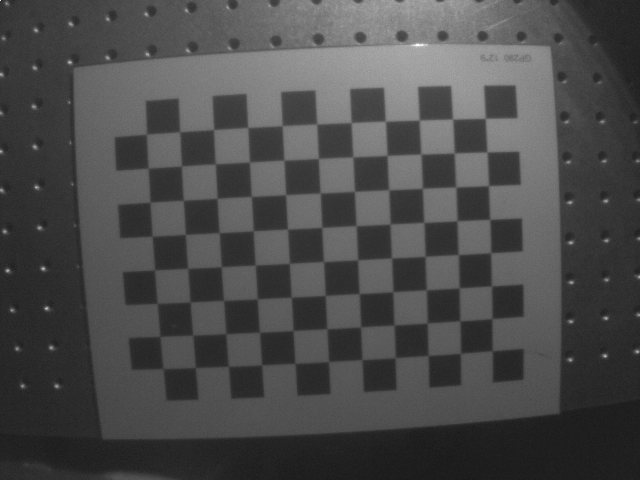
#> input picture IR_camera_calib_img/100000.png, 640 x 480 px; its folder holds only this picture in this run
$ python Camera_correction.py
#> lines starting #> are read from the running program, lines starting #| are printed output that depends on the picture; after the words box and inside, x2 and y2 are one past the last pixel; in counts of white or black regions, pixels touching at a corner belong together; long printed decimals are rounded
# -*- coding: utf-8 -*-
"""
Homework: Calibrate the Camera with ZhangZhengyou Method.
Picture File Folder: ".\pic\IR_camera_calib_img", With Distort.

By YouZhiyuan 2019.11.18
"""

import os
import numpy as np
import cv2
import glob


def calib(inter_corner_shape, size_per_grid, img_dir,img_type):  # 角点 ，像素大小 ，图像，类型
    # criteria: only for subpix calibration, which is not used here.
    # criteria = (cv2.TERM_CRITERIA_EPS + cv2.TERM_CRITERIA_MAX_ITER, 30, 0.001)
#> called with inter_corner_shape = (11, 8), size_per_grid = 0.02, img_dir = '.\\pic\\IR_camera_calib_img', img_type = 'png'
    w,h = inter_corner_shape
    # cp_int: corner point in int form, save the coordinate of corner points in world sapce in 'int' form
    # like (0,0,0), (1,0,0), (2,0,0) ....,(10,7,0).
    cp_int = np.zeros((w*h,3), np.float32)
    cp_int[:,:2] = np.mgrid[0:w,0:h].T.reshape(-1,2)
    # cp_world: corner point in world space, save the coordinate of corner points in world space.
    cp_world = cp_int*size_per_grid

    obj_points = [] # the points in world space
    img_points = [] # the points in image space (relevant to obj_points)
    images = glob.glob(img_dir + os.sep + '**.' + img_type)
    for fname in images:
        img = cv2.imread(fname)
#> img is the input picture: shape (480, 640, 3); min 21, max 255, mean 74.8
        gray_img = cv2.cvtColor(img,cv2.COLOR_BGR2GRAY)

        # find the corners, cp_img: corner points in pixel space.
        ret, cp_img = cv2.findChessboardCorners(gray_img, (w,h), None)
#> ret = True; cp_img = 88 rows, first 8: [492.3, 350.6], [460.6, 353.2], [428.4, 355.3], [395, 357.8], [361.8, 359.5], [328.7, 361.5], [294.8, 363.2], [261.5, 364.6]

        # if ret is True, save.
        if ret == True:
            # cv2.cornerSubPix(gray_img,cp_img,(11,11),(-1,-1),criteria)
            obj_points.append(cp_world)
            img_points.append(cp_img)
            # view the corners  查看角点
            cv2.drawChessboardCorners(img, (w,h), cp_img, ret)
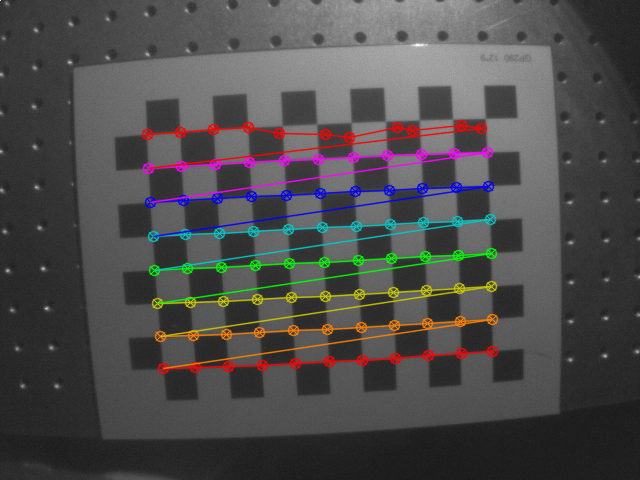
#> img: shape (480, 640, 3); 7.01% of pixels changed, all inside (x1, y1, x2, y2) = (141, 119, 499, 375)
            cv2.imshow('FoundCorners',img)
            cv2.waitKey(1)
    cv2.destroyAllWindows()

    # calibrate the camera  校准相机
    ret, mat_inter, coff_dis, v_rot, v_trans = cv2.calibrateCamera(obj_points, img_points, gray_img.shape[::-1], None, None)
#> ret = 2.87; mat_inter = [[352.9, 0, 298.9], [0, 346.5, 255.6], [0, 0, 1]]; coff_dis = [[-0.533, 2.33, 0.00197, 0.0181, -3.35]]; v_rot = ([-0.096, -0.0536, 3.09],); v_trans = ([0.117, 0.0585, 0.209],)
    print (("ret:"),ret)  # 输出所有的计算参数
#| ret: 2.865
    print (("internal matrix:\n"),mat_inter)  # 内参矩阵
#| internal matrix:
#|  [[352.854   0.         298.894]
#|  [  0.         346.538 255.568]
#|  [  0.           0.           1.        ]]

    # in the form of (k_1,k_2,p_1,p_2,k_3)
    print (("distortion cofficients:\n"),coff_dis)  #  畸变系数
#| distortion cofficients:
#|  [[-5.33180686e-01  2.32980564e+00  1.97486474e-03  1.80639060e-02
#|   -3.35459326e+00]]
    print (("rotation vectors:\n"),v_rot)  # 旋转向量  外参
#| rotation vectors:
#|  (array([[-0.09598],
#|        [-0.05363],
#|        [ 3.091]]),)
    print (("translation vectors:\n"),v_trans)  #  平移向量  外参
#| translation vectors:
#|  (array([[0.1169],
#|        [0.05846],
#|        [0.2092]]),)

    # calculate the error of reproject
    total_error = 0
    for i in range(len(obj_points)):
        img_points_repro, _ = cv2.projectPoints(obj_points[i], v_rot[i], v_trans[i], mat_inter, coff_dis)
        error = cv2.norm(img_points[i], img_points_repro, cv2.NORM_L2)/len(img_points_repro)
        total_error += error
#> this loop made 1 pass
#> (error, total_error) on pass 1: (0.305, 0.305)
#> after the loop, total_error = 0.305
    print(("Average Error of Reproject: "), total_error/len(obj_points))
#| Average Error of Reproject:  0.3054

    return mat_inter, coff_dis

def dedistortion(inter_corner_shape, img_dir,img_type, save_dir, mat_inter, coff_dis):  # 得到畸变图像并保存畸变图像
    w,h = inter_corner_shape
    images = glob.glob(img_dir + os.sep + '**.' + img_type)
    for fname in images:
        img_name = fname.split(os.sep)[-1]
        img = cv2.imread(fname)
        newcameramtx, roi = cv2.getOptimalNewCameraMatrix(mat_inter,coff_dis,(w,h),0,(w,h)) # 自由比例参数
        dst = cv2.undistort(img, mat_inter, coff_dis, None, newcameramtx)
        # clip the image
        # x,y,w,h = roi
        # dst = dst[y:y+h, x:x+w]
        cv2.imwrite(save_dir + os.sep + img_name, dst)
    print('Dedistorted images have been saved to: %s successfully.' %save_dir)

if __name__ == '__main__':
    inter_corner_shape = (11,8)
    size_per_grid = 0.02
    img_dir = ".\\pic\\IR_camera_calib_img"
    img_type = "png"
    # calibrate the camera
    mat_inter, coff_dis = calib(inter_corner_shape, size_per_grid, img_dir,img_type)
#> mat_inter = [[352.9, 0, 298.9], [0, 346.5, 255.6], [0, 0, 1]]; coff_dis = [[-0.533, 2.33, 0.00197, 0.0181, -3.35]]
    # dedistort and save the dedistortion result.
    save_dir = ".\\pic\\saved_IR"
    if(not os.path.exists(save_dir)):
        os.makedirs(save_dir)
    dedistortion(inter_corner_shape, img_dir, img_type, save_dir, mat_inter, coff_dis)
#> in dedistortion, `newcameramtx, roi = cv2.getOptimalNewCameraMatrix(mat_inter,coff_dis,(..`: newcameramtx = [[352.9, 0, 298.9], [0, 346.5, 255.6], [0, 0, 1]]; roi = (0, 0, 10, 7)
#> in dedistortion, `dst = cv2.undistort(img, mat_inter, coff_dis, None, newcameramtx)`:
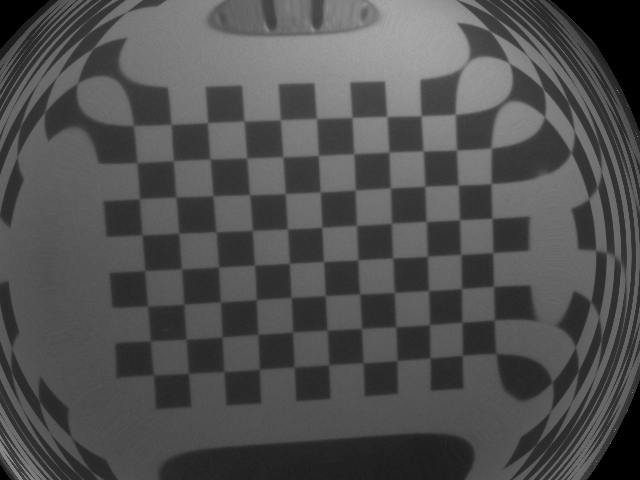
#> dst: shape (480, 640, 3); min 0, max 169, mean 80

$ run again, on IR_camera_calib_img/100004.png
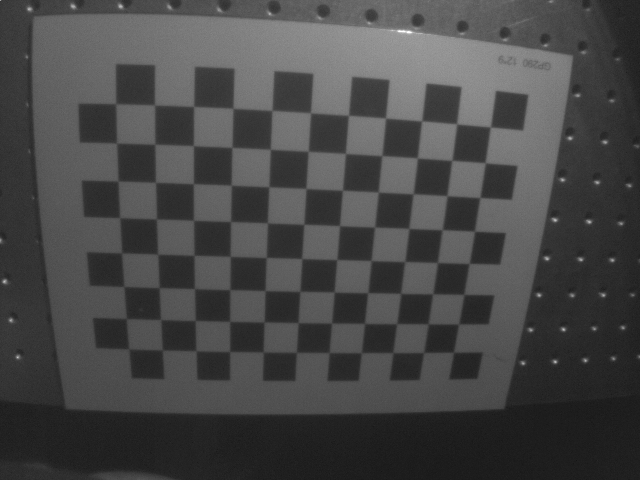
#> input picture IR_camera_calib_img/100004.png, 640 x 480 px
#> in calib, img is the input picture: shape (480, 640, 3); min 20, max 255, mean 71.1
#> in calib, `ret, cp_img = cv2.findChessboardCorners(gray_img, (w,h), None)`: ret = True; cp_img = 88 rows, first 8: [453.6, 352.2], [423.5, 352.5], [392.9, 352.4], [361, 352.6], [329.3, 352.5], [296.5, 352.4], [263, 351.9], [229.5, 351.5]
#> in calib, `cv2.drawChessboardCorners(img, (w,h), cp_img, ret)`:
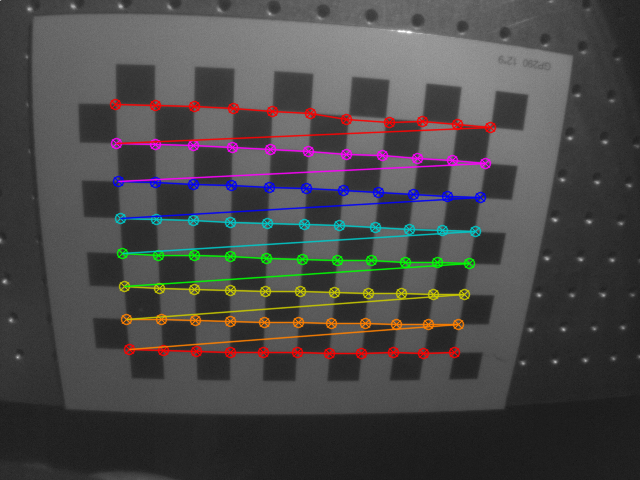
#> img: shape (480, 640, 3); 7.24% of pixels changed, all inside (x1, y1, x2, y2) = (109, 98, 497, 360)
#> in calib, `ret, mat_inter, coff_dis, v_rot, v_trans = cv2.calibrateCamera(obj_poi..`: ret = 0.734; mat_inter = [[402.5, 0, 300.9], [0, 386.9, 276.5], [0, 0, 1]]; coff_dis = [[-0.134, 0.183, -0.00594, 0.00762, -0.205]]; v_rot = ([0.162, 0.394, -3.07],); v_trans = ([0.0966, 0.0503, 0.252],)
#| ret: 0.7336
#| internal matrix:
#|  [[402.454   0.         300.864]
#|  [  0.         386.885 276.451]
#|  [  0.           0.           1.        ]]
#| distortion cofficients:
#|  [[-0.1342  0.1834 -0.005941  0.007622 -0.2053]]
#| rotation vectors:
#|  (array([[ 0.1623],
#|        [ 0.3935],
#|        [-3.072]]),)
#| translation vectors:
#|  (array([[0.09661],
#|        [0.05026],
#|        [0.2516]]),)
#> the loop in calib, `for i in range(len(obj_points)):` made 1 pass
#> (error, total_error) on pass 1: (0.0782, 0.0782)
#> after the loop in calib, `for i in range(len(obj_points)):`: total_error = 0.0782
#| Average Error of Reproject:  0.0782
#> `mat_inter, coff_dis = calib(inter_corner_shape, size_per_grid, img_dir..`: mat_inter = [[402.5, 0, 300.9], [0, 386.9, 276.5], [0, 0, 1]]; coff_dis = [[-0.134, 0.183, -0.00594, 0.00762, -0.205]]
#> newcameramtx = [[402.5, 0, 300.9], [0, 386.9, 276.5], [0, 0, 1]]; roi = (0, 0, 10, 7)
#> in dedistortion, `dst = cv2.undistort(img, mat_inter, coff_dis, None, newcameramtx)`:
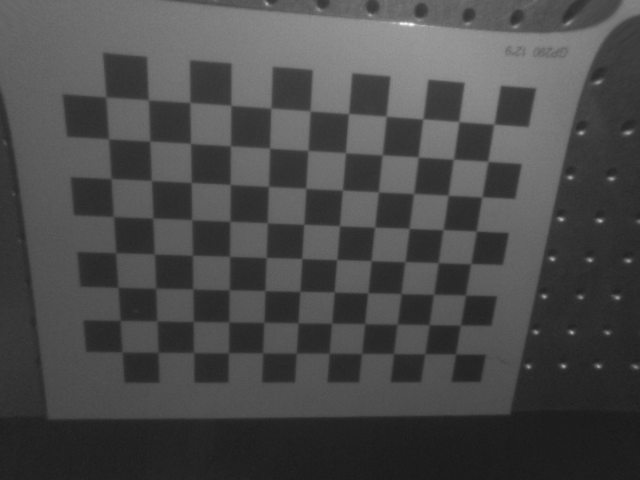
#> dst: shape (480, 640, 3); min 23, max 252, mean 73.8

$ run again, on IR_camera_calib_img/100005.png
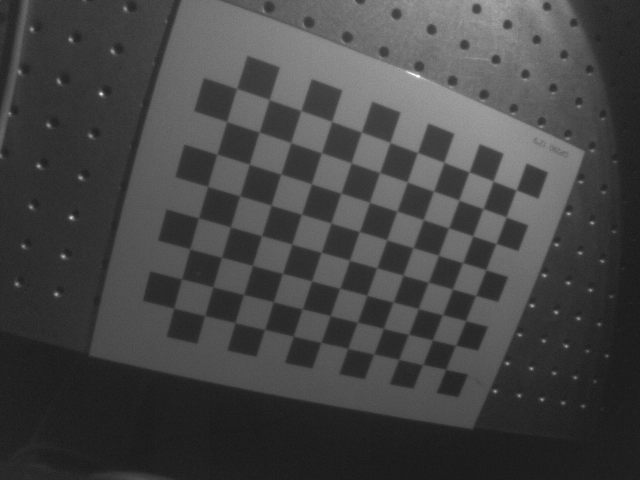
#> input picture IR_camera_calib_img/100005.png, 640 x 480 px
#> in calib, img is the input picture: shape (480, 640, 3); min 21, max 255, mean 68.8
#> in calib, `ret, cp_img = cv2.findChessboardCorners(gray_img, (w,h), None)`: ret = True; cp_img = 88 rows, first 8: [445.5, 369.4], [422.4, 364.5], [398.5, 359.1], [373.6, 354.2], [347.8, 348.3], [321.1, 342.4], [293.4, 335.8], [264.5, 329.3]
#> in calib, `cv2.drawChessboardCorners(img, (w,h), cp_img, ret)`:
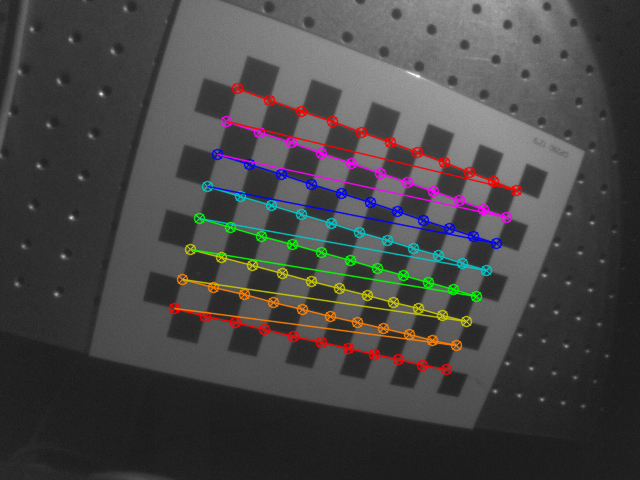
#> img: shape (480, 640, 3); 6.23% of pixels changed, all inside (x1, y1, x2, y2) = (168, 82, 523, 376)
#> in calib, `ret, mat_inter, coff_dis, v_rot, v_trans = cv2.calibrateCamera(obj_poi..`: ret = 0.193; mat_inter = [[455.1, 0, 294], [0, 443.8, 272.1], [0, 0, 1]]; coff_dis = [[-0.0918, -0.129, -0.00526, 0.00817, 0.205]]; v_rot = ([0.333, 0.285, -2.83],); v_trans = ([0.111, 0.0738, 0.331],)
#| ret: 0.1925
#| internal matrix:
#|  [[455.083   0.         293.976]
#|  [  0.         443.800 272.106]
#|  [  0.           0.           1.        ]]
#| distortion cofficients:
#|  [[-0.09182 -0.129 -0.005263  0.008168  0.2053]]
#| rotation vectors:
#|  (array([[ 0.3326],
#|        [ 0.2846],
#|        [-2.825 ]]),)
#| translation vectors:
#|  (array([[0.1114],
#|        [0.07382 ],
#|        [0.331]]),)
#> the loop in calib, `for i in range(len(obj_points)):` made 1 pass
#> (error, total_error) on pass 1: (0.0205, 0.0205)
#> after the loop in calib, `for i in range(len(obj_points)):`: total_error = 0.0205
#| Average Error of Reproject:  0.02053
#> `mat_inter, coff_dis = calib(inter_corner_shape, size_per_grid, img_dir..`: mat_inter = [[455.1, 0, 294], [0, 443.8, 272.1], [0, 0, 1]]; coff_dis = [[-0.0918, -0.129, -0.00526, 0.00817, 0.205]]
#> newcameramtx = [[512.7, 0, 351], [0, 553.5, 353.1], [0, 0, 1]]; roi = (0, 0, 10, 7)
#> in dedistortion, `dst = cv2.undistort(img, mat_inter, coff_dis, None, newcameramtx)`:
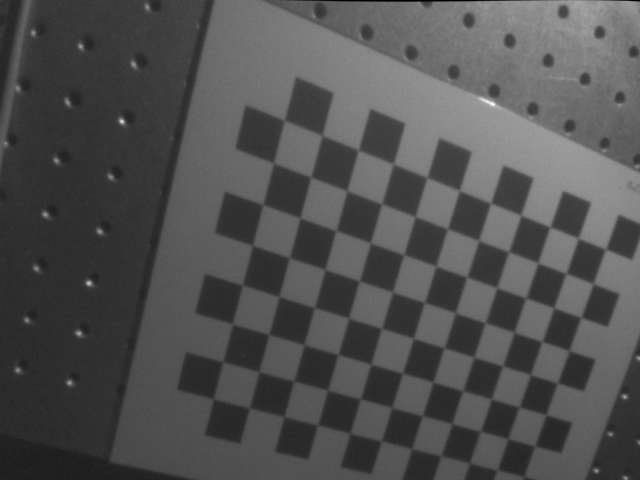
#> dst: shape (480, 640, 3); min 0, max 250, mean 80.7

$ run again, on IR_camera_calib_img/100006.png
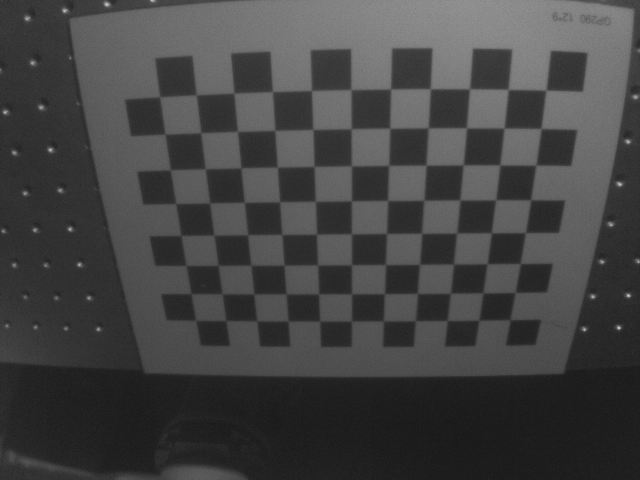
#> input picture IR_camera_calib_img/100006.png, 640 x 480 px
#> in calib, img is the input picture: shape (480, 640, 3); min 21, max 224, mean 67.2
#> in calib, `ret, cp_img = cv2.findChessboardCorners(gray_img, (w,h), None)`: ret = True; cp_img = 88 rows, first 8: [509.9, 319.6], [478.6, 320.5], [447.3, 320.4], [415, 320.8], [383.5, 321.2], [351.4, 320.9], [319.9, 321.1], [288.2, 320.7]
#> in calib, `cv2.drawChessboardCorners(img, (w,h), cp_img, ret)`:
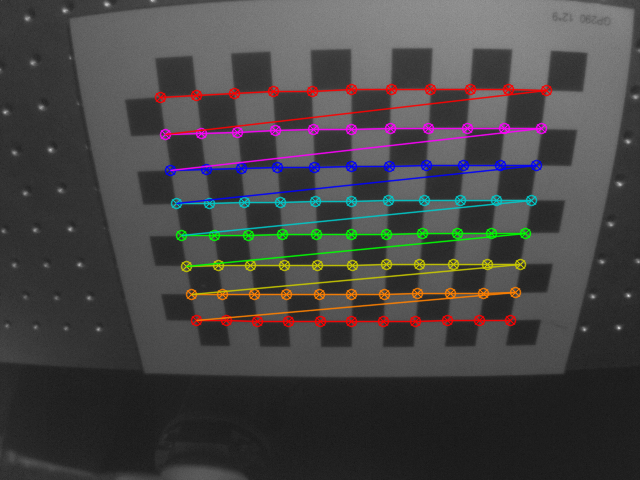
#> img: shape (480, 640, 3); 7.22% of pixels changed, all inside (x1, y1, x2, y2) = (154, 83, 553, 328)
#> in calib, `ret, mat_inter, coff_dis, v_rot, v_trans = cv2.calibrateCamera(obj_poi..`: ret = 0.217; mat_inter = [[593.3, 0, 304.8], [0, 633.9, 249.5], [0, 0, 1]]; coff_dis = [[-0.184, -0.149, -0.00102, 0.00577, 0.117]]; v_rot = ([0.101, -0.878, 2.99],); v_trans = ([0.129, 0.0415, 0.365],)
#| ret: 0.2168
#| internal matrix:
#|  [[593.320   0.         304.806]
#|  [  0.         633.945 249.467 ]
#|  [  0.           0.           1.        ]]
#| distortion cofficients:
#|  [[-0.1838 -0.149 -0.001019  0.005768  0.117]]
#| rotation vectors:
#|  (array([[ 0.1012],
#|        [-0.8776],
#|        [ 2.988]]),)
#| translation vectors:
#|  (array([[0.129],
#|        [0.04146],
#|        [0.3647]]),)
#> the loop in calib, `for i in range(len(obj_points)):` made 1 pass
#> (error, total_error) on pass 1: (0.0231, 0.0231)
#> after the loop in calib, `for i in range(len(obj_points)):`: total_error = 0.0231
#| Average Error of Reproject:  0.02311
#> `mat_inter, coff_dis = calib(inter_corner_shape, size_per_grid, img_dir..`: mat_inter = [[593.3, 0, 304.8], [0, 633.9, 249.5], [0, 0, 1]]; coff_dis = [[-0.184, -0.149, -0.00102, 0.00577, 0.117]]
#> newcameramtx = [[446.9, 0, 266.1], [0, 666.5, 300.3], [0, 0, 1]]; roi = (0, 0, 10, 7)
#> in dedistortion, `dst = cv2.undistort(img, mat_inter, coff_dis, None, newcameramtx)`:
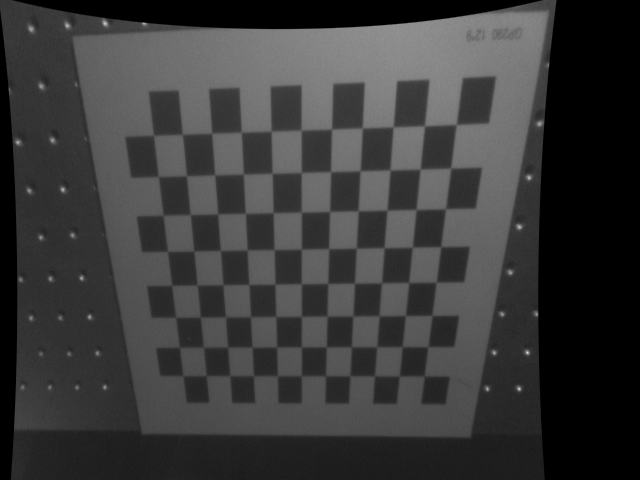
#> dst: shape (480, 640, 3); min 0, max 224, mean 57.5

$ run again, on IR_camera_calib_img/100001.png
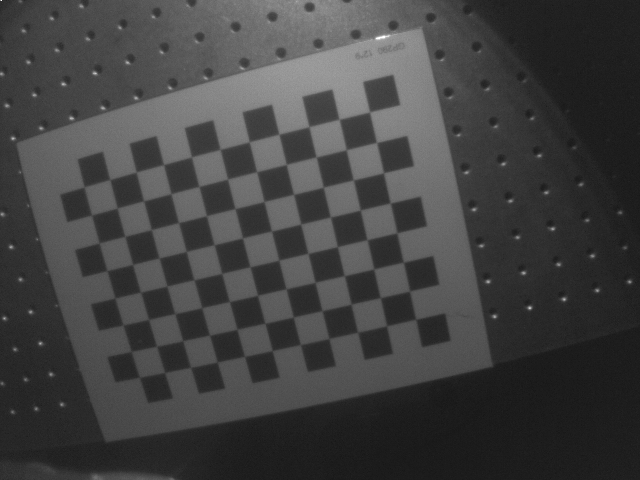
#> input picture IR_camera_calib_img/100001.png, 640 x 480 px
#> in calib, img is the input picture: shape (480, 640, 3); min 21, max 255, mean 65.6
#> in calib, `ret, cp_img = cv2.findChessboardCorners(gray_img, (w,h), None)`: ret = True; cp_img = 88 rows, first 8: [415.5, 319.2], [386.5, 325.8], [357.5, 332], [328.9, 338.9], [300.3, 344.4], [272, 350.6], [244.6, 356.6], [217.1, 361.8]
#> in calib, `cv2.drawChessboardCorners(img, (w,h), cp_img, ret)`:
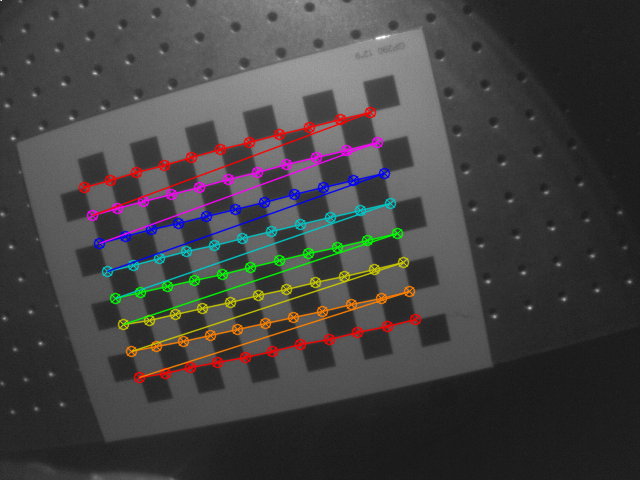
#> img: shape (480, 640, 3); 6.17% of pixels changed, all inside (x1, y1, x2, y2) = (78, 106, 422, 384)
#> in calib, `ret, mat_inter, coff_dis, v_rot, v_trans = cv2.calibrateCamera(obj_poi..`: ret = 0.249; mat_inter = [[302.1, 0, 338.1], [0, 296.5, 286.6], [0, 0, 1]]; coff_dis = [[-0.0468, -0.0226, -0.0076, -0.00352, 0.0139]]; v_rot = ([0.0533, -0.115, 2.91],); v_trans = ([0.0522, 0.0225, 0.202],)
#| ret: 0.249
#| internal matrix:
#|  [[302.136   0.         338.055]
#|  [  0.         296.487 286.597]
#|  [  0.           0.           1.        ]]
#| distortion cofficients:
#|  [[-0.04677 -0.02257  -0.007603 -0.003522  0.01387]]
#| rotation vectors:
#|  (array([[ 0.05334],
#|        [-0.1148],
#|        [ 2.911]]),)
#| translation vectors:
#|  (array([[0.05217],
#|        [0.02251],
#|        [0.2017]]),)
#> the loop in calib, `for i in range(len(obj_points)):` made 1 pass
#> (error, total_error) on pass 1: (0.0265, 0.0265)
#> after the loop in calib, `for i in range(len(obj_points)):`: total_error = 0.0265
#| Average Error of Reproject:  0.02655
#> `mat_inter, coff_dis = calib(inter_corner_shape, size_per_grid, img_dir..`: mat_inter = [[302.1, 0, 338.1], [0, 296.5, 286.6], [0, 0, 1]]; coff_dis = [[-0.0468, -0.0226, -0.0076, -0.00352, 0.0139]]
#> newcameramtx = [[373.6, 0, 430.4], [0, 398.9, 392.7], [0, 0, 1]]; roi = (0, 0, 10, 7)
#> in dedistortion, `dst = cv2.undistort(img, mat_inter, coff_dis, None, newcameramtx)`:
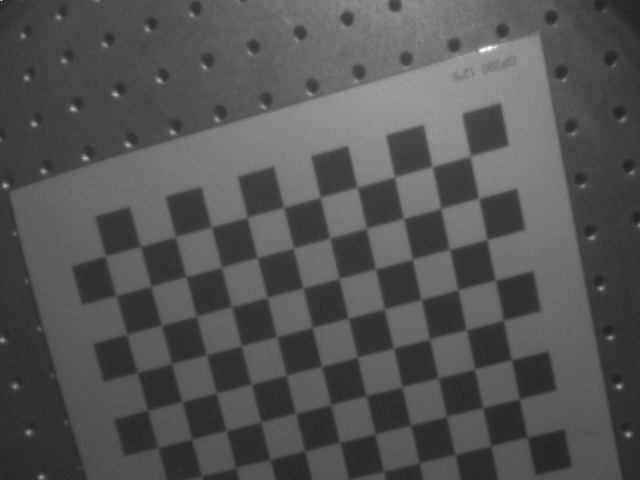
#> dst: shape (480, 640, 3); min 32, max 255, mean 83.7
